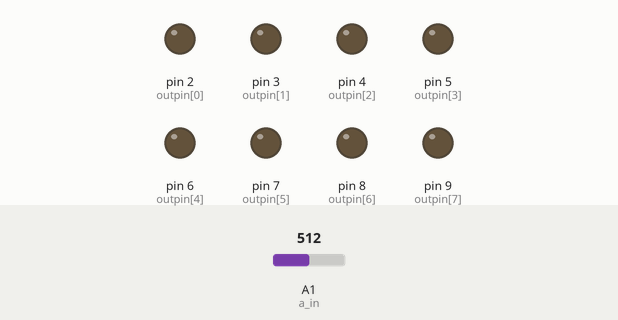
Simulated run of this sketch. Board: Arduino Uno, built with avr-gcc and run on an emulated ATmega328P. Shown: output pins drawn as LEDs (lit = HIGH). The inputs (shaded band) are chosen by the test bench; at power-on: A1 (a_in) = 512. Pins used as bus, display or sensor lines are not drawn; what the sketch prints to the serial monitor is not drawn.

Above: at 0.1 s.
At 0.5 s:
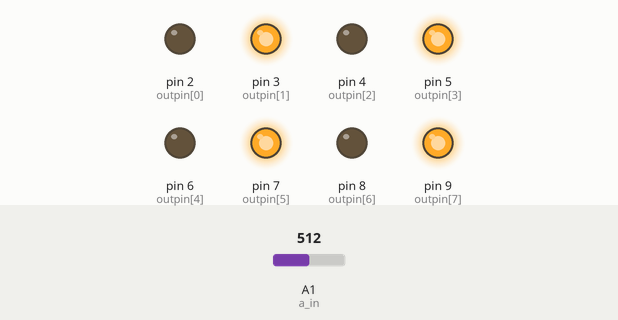
Timing chart, 0 to 2.0 s (numbered marks = the images above):
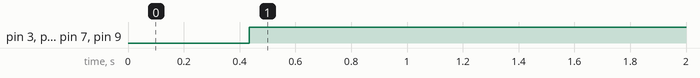

The sketch:

ADC.ino
```cpp
//ADC program by Owen Christopher Chu (26921308)
//This program is used for the Arduino Uno for use as an ADC interface.
//The ports listed under the 8 element array "outpin[]" are the pin numbers used for outputting demodulated data to the receiving FPGA.
//The analog receiving pin "a_in" will receive modulated data from the DAC.
//After the header is received from the DAC, data will be saved to the 65 element array "data". Even though there are meant to be 64 bits of data being sent from the DAC, an extra element is there in case the ADC reads an extra bit of data.
//After all 65 bits of data has been read, the board will begin demodulating the information using thresholds.
//The demodulated information will be stored in the 2D array "demod[][]".
//The ADC will then write the data to the data bus in groups of 8 bits and a flag signal will be sent to the FPGA to being reading the bus.

int flag        = 12;
int a_in        = A1;
int outpin[8]   = {2, 3, 4, 5, 6, 7, 8, 9};
int data[65];
int demod[16][8];
int signal_rec;
int an_receive;
int dly = 0;

void setup() {
  // put your setup code here, to run once:
  Serial.begin(9600);                                                               //Setting the state of the input pins.
  pinMode(flag, OUTPUT);                                                            //Baud rate set for printing information to the console.
  pinMode(outpin[0], OUTPUT);
  pinMode(outpin[1], OUTPUT);
  pinMode(outpin[2], OUTPUT);
  pinMode(outpin[3], OUTPUT);
  pinMode(outpin[4], OUTPUT);
  pinMode(outpin[5], OUTPUT);
  pinMode(outpin[6], OUTPUT);
  pinMode(outpin[7], OUTPUT);
  pinMode(a_in, INPUT);
}

void loop() {
  // put your main code here, to run repeatedly:

  an_receive = analogRead(a_in);
  if(an_receive >= 500)                                                           //Once the header has been received, the following 65 bits will be stored.
  {
    delayMicroseconds(2300);                                                      //Delay between the first header bit and the start of the modulated data
    for(int i = 0; i < 65; i++)
    {
      data[i] = analogRead(a_in);                                                 //Reading the incoming data and saving it to the array.
      delayMicroseconds(1100);                                                    //Delay to allow for reading the data and prevent desync between the two boards.
    }

    if(data[3] < 200)                                                             //Error checker to determine if an extra bit of data has been read between the header and the first bit of data.
    {
      for(int i = 1; i < 65; i++)
      {
        data[i-1] = data[i];                                                      //If an extra bit of data has been read, all bits of data will be shifted down
      }
    }

    for(int i = 0; i < 65; i++)
    {
      Serial.print(data[i]);                                                      //Printing the modulated data values to the console.
      Serial.print("\n");
    }

    for(int j = 0; j < 16; j++)
    {
      for(int i = 0; i < 8; i = i+2)
      {
        int k = i/2;
        if(data[(4*j) + k] < 150)                                                 //Demodulation via thresholding.
        {
          demod[j][i] = 0;
          demod[j][i+1] = 0;
        }
        else if(data[(4*j) + k] < 300)
        {
          demod[j][i] = 1;
          demod[j][i+1] = 0;
        }
        else if(data[(4*j) + k] < 500)
        {
          demod[j][i] = 1;
          demod[j][i+1] = 1;
        }
        else
        {
          demod[j][i] = 0;
          demod[j][i+1] = 1;
        }
        Serial.print(demod[j][i]);
        Serial.print(demod[j][i+1]);
      }
      Serial.print("\n");
    }
    Serial.print("\n");
    for(int j = 0; j < 16; j++)                                                   //Loop to write the data to the data bus in groups of 8. A delay has been set between writing to each pin to prevent cross talk.
    {
      digitalWrite(outpin[0], demod[j][0]);
      delayMicroseconds(dly);
      digitalWrite(outpin[1], demod[j][1]);
      delayMicroseconds(dly);
      digitalWrite(outpin[2], demod[j][2]);
      delayMicroseconds(dly);
      digitalWrite(outpin[3], demod[j][3]);
      delayMicroseconds(dly);
      digitalWrite(outpin[4], demod[j][4]);
      delayMicroseconds(dly);
      digitalWrite(outpin[5], demod[j][5]);
      delayMicroseconds(dly);
      digitalWrite(outpin[6], demod[j][6]);
      delayMicroseconds(dly);
      digitalWrite(outpin[7], demod[j][7]);

      delay(25);
      digitalWrite(flag, 1);
      delay(1);
      digitalWrite(flag, 0);
      delay(1);
    }
    Serial.print("\n");
  }
}
```

Measured:
- by itself, pin 3 (outpin[1]), pin 5 (outpin[3]), pin 7 (outpin[5]), pin 9 (outpin[7]): LOW → HIGH at 0.44 s
